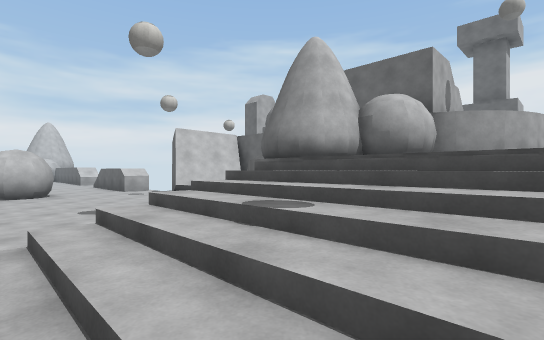
view 1 (above)

23 first-person views from a walk through a scene from a Unity 3-D project. The camera is 1.4 m above the floor, looks level and sees 85° across. The floor is counted in squares, 2 m on a side. Each view is taken from the middle of a square. On the plan, view 1 faces up. The plan holds only what a view shows up to about 10 squares ahead; the rest is blank. The place goes on beyond the plan. Surface patterns are stand-ins for the level's own textures.

view 2
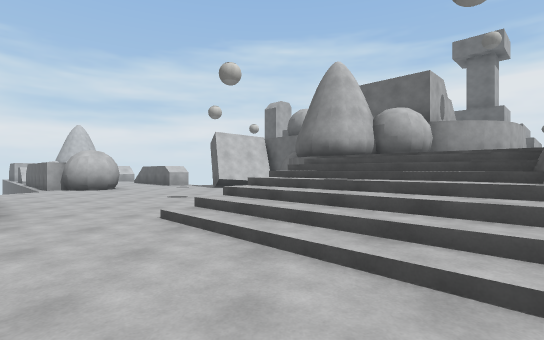

view 3
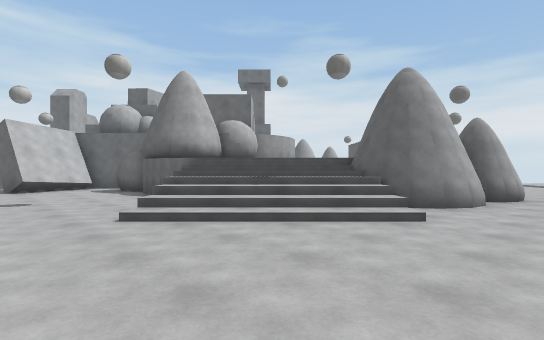

view 4
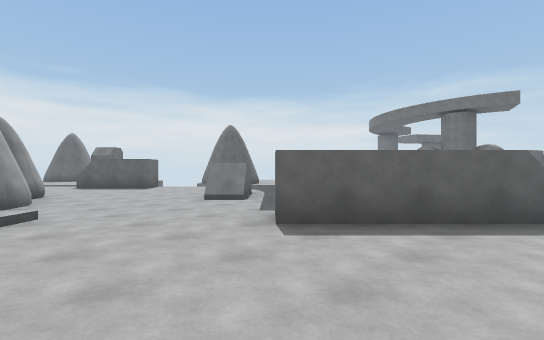

view 5
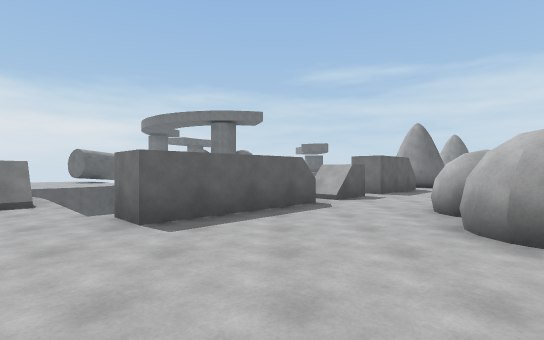

view 6
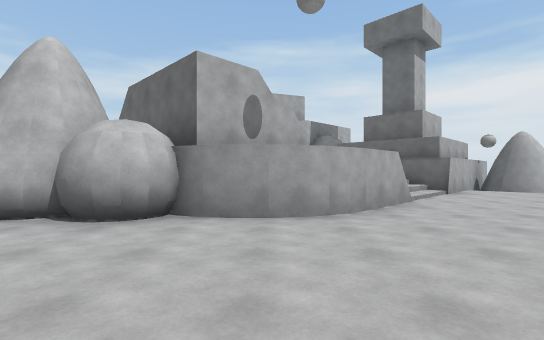

view 7
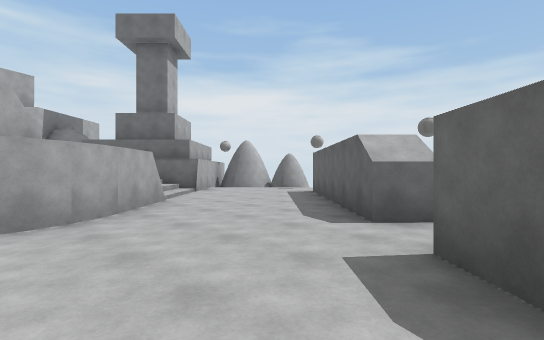

view 8
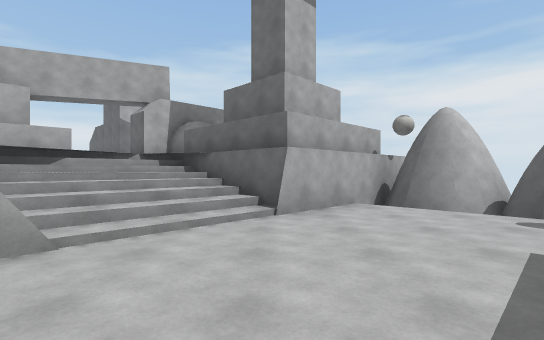

view 9
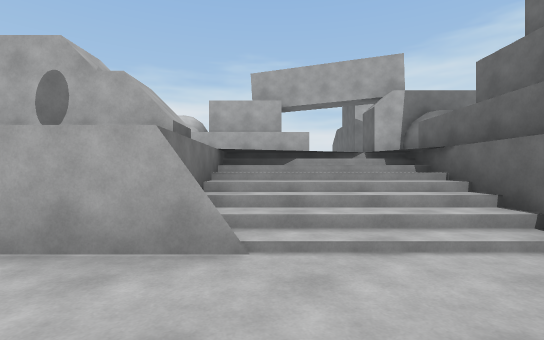

view 10
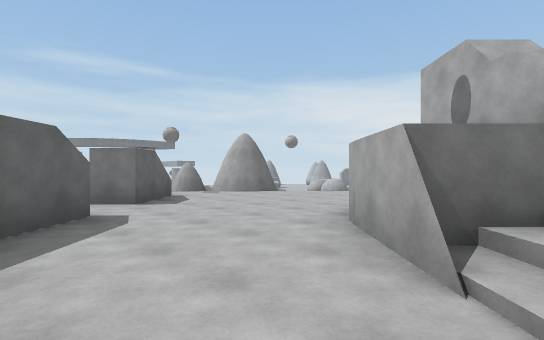

view 11
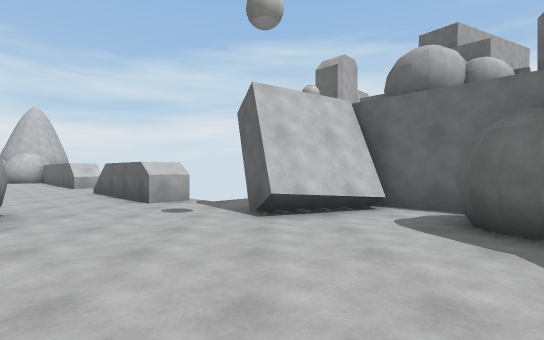

view 12
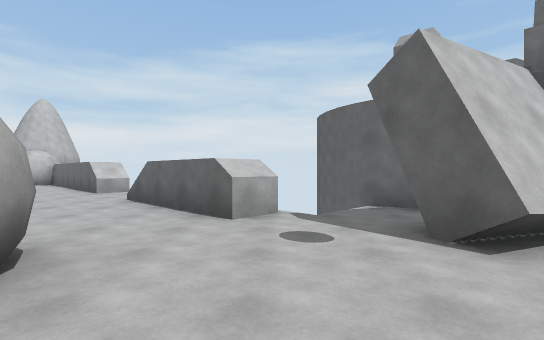

view 13
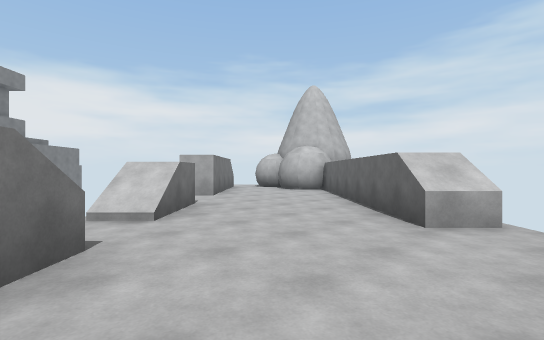

view 14
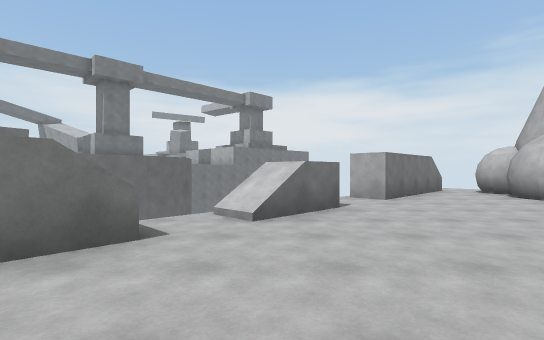

view 15
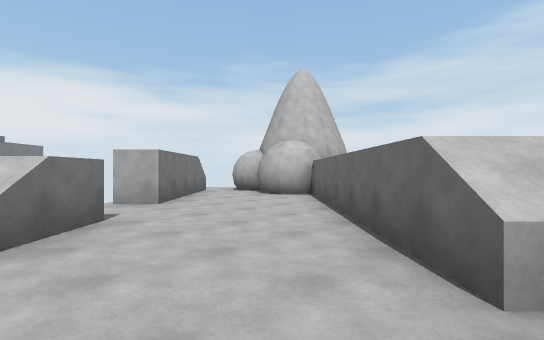

view 16
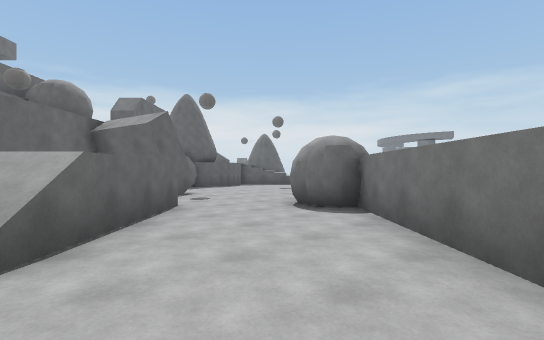

view 17
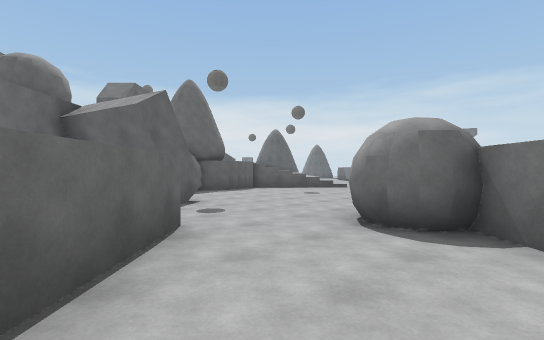

view 18
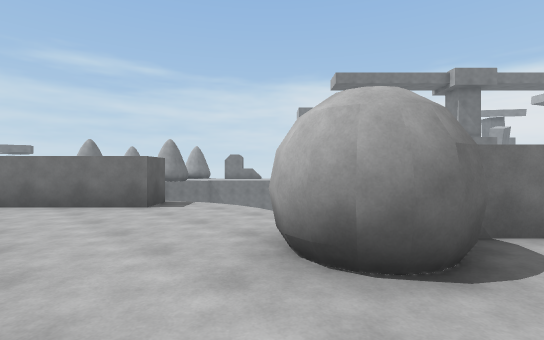

view 19
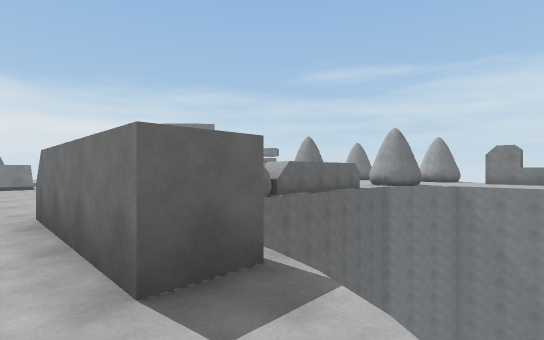

view 20
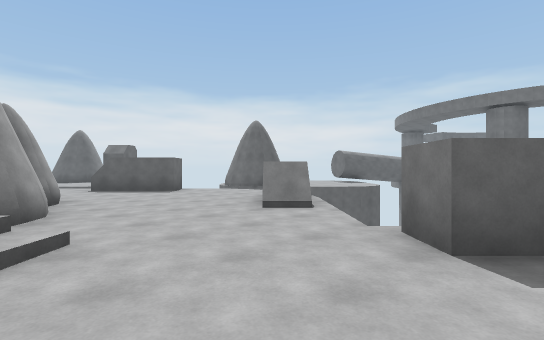

view 21
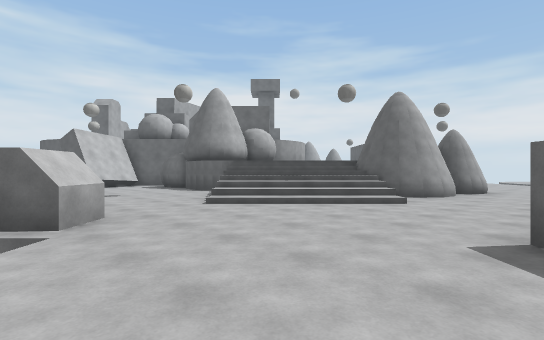

view 22
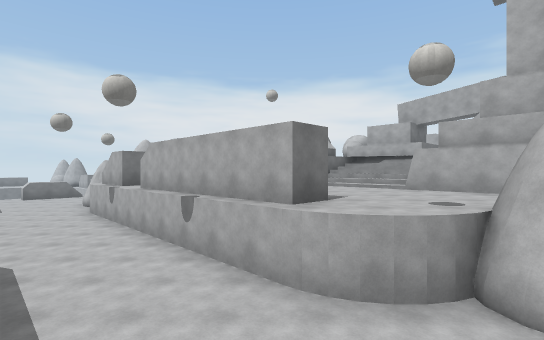

view 23
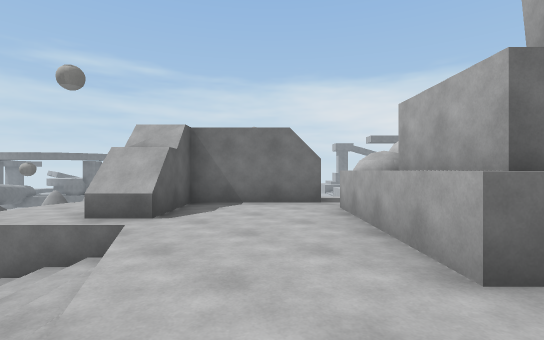

### Floor plan
Key: @ floor where view 1 was taken; # wall or solid block; x gap in a wall; . main floor; : floor 2 m higher than the main floor; + floor 4.25 m higher than the main floor; / step, stairs or slope; = window, fence, low wall or low ledge; ^ raised ledge; v drop or lower ground; B ball; O other object.
Columns run from 19 left of view 1 to 18 right of it. Each row starts with its distance up from view 1.
 21  #####
 20 ...#.##
 19 #.....##
 18 ##.....##
 17  ###....##
 16   x......^.              ##
 15      ......              ##
 14       ...../v         ^^+++^   ^#
 13       .=...##   /B  # ^^++/+^^^^#
 12        #....##v ./ ###^+++//#^^v##
 11        ##......./v/+#O+++////#::v#
 10         ##......##./+#+++////::::##
  9          ####......#v#####//::::::.
  8           ###......########/::::::.
  7            ........#######/::::###.  /
  6            ........######:::::###..
  5            ........  ::::::::###...
  4            .#.....///:::::::###....
  3             ##.../////:::::::#....
  2              ##..//////:::###....
  1              ##...///###::^#....
  0              ......@/####  ....
 -1              ..........##....
 -2            ##................
 -3           ###...##.........#
 -4          ##OO..### ./.....##
 -5             ..##    = ....#

Positions as (right, up) in squares from view 1, and headings:
1: (0, 0), facing up
2: (-1, -2), facing up
3: (-4, -2), facing up-right
4: (-5, 0), facing down-right
5: (-4, 1), facing down
6: (5, 2), facing up
7: (5, 2), facing up-right
8: (10, 6), facing up
9: (10, 7), facing up-left
10: (10, 9), facing down-left
11: (-3, 5), facing up
12: (-5, 7), facing up
13: (-9, 12), facing up-left
14: (-9, 14), facing left
15: (-10, 14), facing up-left
16: (-11, 14), facing down-right
17: (-9, 13), facing down-right
18: (-5, 10), facing down-left
19: (-8, 6), facing down
20: (-3, 0), facing down-right
21: (-6, -3), facing up-right
22: (18, 7), facing left
23: (7, 14), facing down-left
